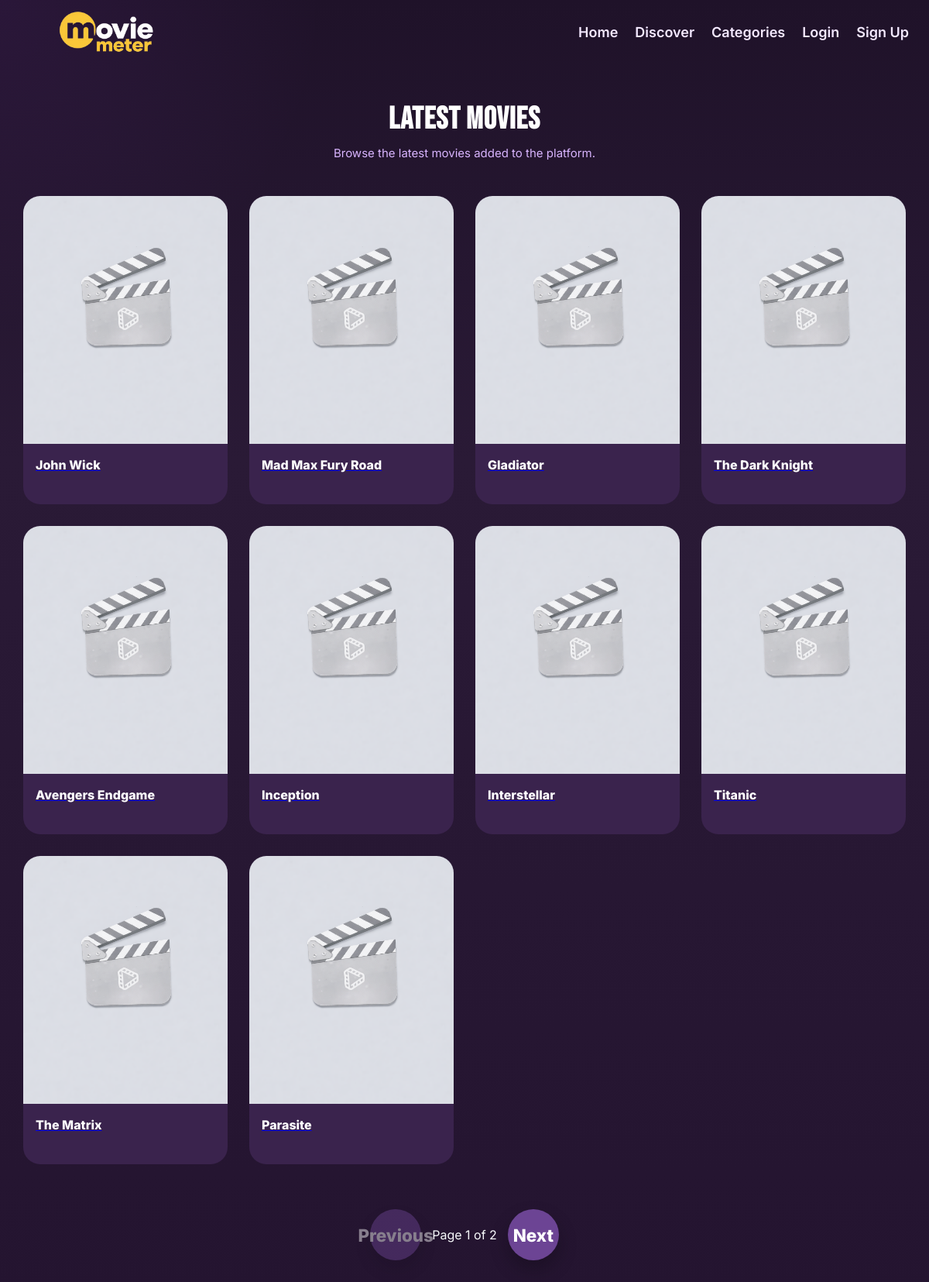
The app's page /movies.php with its own data.
### tables this page shows
CREATE TABLE mm_movies (
    movie_id INT AUTO_INCREMENT PRIMARY KEY,
    creator_id INT NOT NULL,
    deleted_by INT NULL,
    title VARCHAR(200) NOT NULL,
    short_description TEXT NOT NULL,
    full_description TEXT NOT NULL,
    release_date DATE NULL,
    poster_image VARCHAR(255) NULL,
    trailer_url VARCHAR(255) NULL,
    status ENUM('draft','published','deleted') DEFAULT 'draft',
    view_count INT DEFAULT 0,
    average_rating DECIMAL(3,2) DEFAULT 0.00,
    rating_count INT DEFAULT 0,
    comment_count INT DEFAULT 0,
    is_api_imported TINYINT(1) DEFAULT 0,
    external_api_source VARCHAR(100) NULL,
    external_api_id VARCHAR(100) NULL,
    created_at DATETIME DEFAULT CURRENT_TIMESTAMP,
    updated_at DATETIME DEFAULT CURRENT_TIMESTAMP,
    deleted_at DATETIME NULL,
    published_at DATETIME NULL,
    deleted_reason VARCHAR(255) NULL
);

### movies.php (the view, shortened to what this page needs)
<?php
$isLoggedIn = isset($_SESSION["user_id"]);
$conn = getConnection();
mysqli_set_charset($conn, "utf8mb4");
function e($value)
{
    return htmlspecialchars((string)$value, ENT_QUOTES, 'UTF-8');
}
$perPage = 10;
$page = isset($_GET["page"]) ? (int) $_GET["page"] : 1;
$page = max(1, $page);
$countSql = "SELECT COUNT(*) AS total FROM mm_movies WHERE status = 'published'";
$countResult = mysqli_query($conn, $countSql);
$countRow = mysqli_fetch_assoc($countResult);
$totalRows = (int) ($countRow["total"] ?? 0);
$totalPages = max(1, (int) ceil($totalRows / $perPage));
$page = min($page, $totalPages);
$offset = ($page - 1) * $perPage;
$sql = "
    SELECT
        movie_id,
        external_api_id,
        title,
        short_description,
        release_date,
        poster_image
    FROM mm_movies
    WHERE status = 'published'
    ORDER BY published_at DESC, created_at DESC
    LIMIT ? OFFSET ?
";
$stmt = mysqli_prepare($conn, $sql);
mysqli_stmt_bind_param($stmt, "ii", $perPage, $offset);
mysqli_stmt_execute($stmt);
$result = mysqli_stmt_get_result($stmt);
?>
<!DOCTYPE html>
<html lang="en">
<head>
    <link rel="stylesheet" href="assets/css/style.css">
</head>
<body>
    <nav class="navbar">
        <div class="logo">
            <img src="assets/images/logo.png" alt="MovieMeter Logo">
        </div>
        <ul class="nav-links" id="navLinks">
            <li><a href="index.php">Home</a></li>
            <li><a href="discover.php">Discover</a></li>
            <li><a href="categories.php">Categories</a></li>
            <?php if ($isLoggedIn): ?>
                <li><a href="foryou.php">For You</a></li>
                <li><a href="watchlist.php">Watchlist</a></li>
                <li><a href="profile.php">Profile</a></li>
                <li><a href="logout.php">Logout</a></li>
            <?php else: ?>
                <li><a href="login.php">Login</a></li>
                <li><a href="register.php">Sign Up</a></li>
            <?php endif; ?>
        </ul>
    </nav>
    <section class="movies-section" style="padding-top:130px;">
        <div class="section-header">
            <h2>Latest Movies</h2>
            <p>Browse the latest movies added to the platform.</p>
        </div>
        <div id="movies" class="movies">
            <?php if (mysqli_num_rows($result) > 0) { ?>
                <?php while ($row = mysqli_fetch_assoc($result)) { ?>
                    <article class="movie-card">
                        <a href="movie.php?id=<?php echo urlencode($row["external_api_id"]); ?>&return_to=<?php echo urlencode($_SERVER["REQUEST_URI"]); ?>" class="movie-card-link">
                            <?php if (!empty($row["poster_image"])) { ?>
                                <img
                                    src="<?php echo e($row["poster_image"]); ?>"
                                    alt="<?php echo e($row["title"]); ?>"
                                    onerror="this.src='assets/images/notfound.png'">
                            <?php } else { ?>
                                <img
                                    src="assets/images/notfound.png"
                                    alt="No Poster Available">
                            <?php } ?>
                            <h3><?php echo e($row["title"]); ?></h3>
                        </a>
                    </article>
                <?php } ?>
            <?php } else { ?>
                <div class="empty-state">No published movies found.</div>
            <?php } ?>
        </div>
    </section>
    <div class="pagination-wrapper">
        <div class="pagination">
            <form method="GET" style="display:inline;">
                <button type="submit" <?php echo $page <= 1 ? 'disabled' : ''; ?>>Previous</button>
            </form>
            <span>Page <?php echo $page; ?> of <?php echo $totalPages; ?></span>
            <form method="GET" style="display:inline;">
                <button type="submit" <?php echo $page >= $totalPages ? 'disabled' : ''; ?>>Next</button>
            </form>
        </div>
    </div>
</body>
</html>

### assets/css/style.css (style rules this page uses)
* { box-sizing: border-box; }
html { scroll-behavior: smooth; }
body { margin: 0; font-family: "Inter", sans-serif; background: radial-gradient(circle at top left, rgba(120, 55, 170, 0.12), transparent 20%), linear-gradient(180deg, #1f1229 0%, #2a1a36 35%, #241430 100%); color: #f8fafc; overflow-x: hidden; }
img { display: block; max-width: 100%; }
.slide-content h1, .section-header h2, .footer-brand h3, .footer-links h4, .footer-contact h4, .search-heading h2 { font-family: 'Bebas Neue', sans-serif; letter-spacing: 1px; }
.nav-links a, .slide-content p, .primary-btn, .search-form-grid input, .search-form-grid select, .search-btn-main, .reset-btn-main, .movie-card h3, .pagination button, .pagination span, .footer p, .footer a, .footer li { font-family: 'Inter', sans-serif; }
.navbar { width: 100%; display: flex; justify-content: space-between; align-items: center; padding: 14px 26px; position: fixed; top: 0; left: 0; z-index: 999; background: transparent; transition: background 0.35s ease, padding 0.35s ease, box-shadow 0.35s ease, backdrop-filter 0.35s ease; }
.logo img { width: 125px; display: block; margin-left: 50px; }
.nav-links { list-style: none; display: flex; gap: 22px; margin: 0; padding: 0; align-items: center; flex-wrap: wrap; }
.nav-links a { text-decoration: none; color: #f3e8ff; font-size: 18px; font-weight: 600; transition: 0.3s ease; white-space: nowrap; }
.movies-section { padding: 60px 30px 10px; }
.section-header { text-align: center; margin-bottom: 26px; }
.section-header h2 { margin: 0 0 10px; font-size: 2.5rem; font-weight: 800; color: #ffffff; }
.section-header p { margin: 0; color: #d8b4fe; font-size: 15px; }
.movies { display: grid; grid-template-columns: repeat(5, minmax(0, 1fr)); gap: 28px; padding: 20px 0; max-width: 1400px; margin: 0 auto; align-items: start; }
.movie-card { width: 100%; background: #3a234d; border-radius: 22px; overflow: hidden; cursor: pointer; transition: 0.3s ease; }
.movie-card img { width: 100%; height: 320px; object-fit: cover; display: block; background: #24142f; }
.movie-card h3 { font-size: 16px; font-weight: 800; margin: 0; padding: 16px 16px 18px; color: #ffffff; line-height: 1.4; min-height: 78px; }
.pagination-wrapper { display: flex; justify-content: center; padding: 28px 20px 70px; }
.pagination { display: flex; align-items: center; justify-content: center; gap: 14px; flex-wrap: wrap; }
.pagination button { border: none; outline: none; width: 66px; height: 66px; padding: 0; border-radius: 50%; background: #6c4494; color: #ffffff; font-size: 1.4rem; font-weight: 800; display: flex; align-items: center; justify-content: center; cursor: pointer; box-shadow: 0 12px 24px rgba(0, 0, 0, 0.24); transition: 0.3s ease; }
.pagination button:disabled { opacity: 0.45; cursor: not-allowed; transform: none; }
@media (max-width: 1200px) { .movies { grid-template-columns: repeat(4, minmax(0, 1fr)); } }

### records on screen
mm_movies: title "John Wick"
mm_movies: title "Mad Max Fury Road"
mm_movies: title "Gladiator"
mm_movies: title "The Dark Knight"
mm_movies: title "Avengers Endgame"
mm_movies: title "Inception"
mm_movies: title "Interstellar"
mm_movies: title "Titanic"
mm_movies: title "The Matrix"
mm_movies: title "Parasite"

### other values on screen
$page "1"
$totalPages "2"
